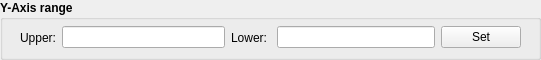
     <widget class="QGroupBox" name="groupBox_plotyAxisRange">
      <property name="geometry">
       <rect>
        <x>220</x>
        <y>460</y>
        <width>541</width>
        <height>60</height>
       </rect>
      </property>
      <property name="font">
       <font>
        <weight>75</weight>
        <bold>true</bold>
       </font>
      </property>
      <property name="title">
       <string>Y-Axis range</string>
      </property>
      <widget class="QWidget" name="layoutWidget">
       <property name="geometry">
        <rect>
         <x>20</x>
         <y>25</y>
         <width>501</width>
         <height>25</height>
        </rect>
       </property>
       <layout class="QHBoxLayout" name="horizontalLayout_11">
        <item>
         <layout class="QHBoxLayout" name="horizontalLayout_8">
          <item>
           <widget class="QLabel" name="label_yMax">
            <property name="font">
             <font>
              <weight>50</weight>
              <bold>false</bold>
             </font>
            </property>
            <property name="text">
             <string>Upper:</string>
            </property>
           </widget>
          </item>
          <item>
           <widget class="QLineEdit" name="lineEdit_yUpperLimit">
            <property name="font">
             <font>
              <weight>50</weight>
              <bold>false</bold>
             </font>
            </property>
            <property name="alignment">
             <set>Qt::AlignRight|Qt::AlignTrailing|Qt::AlignVCenter</set>
            </property>
           </widget>
          </item>
         </layout>
        </item>
        <item>
         <layout class="QHBoxLayout" name="horizontalLayout_10">
          <item>
           <widget class="QLabel" name="label_yMin">
            <property name="font">
             <font>
              <weight>50</weight>
              <bold>false</bold>
             </font>
            </property>
            <property name="text">
             <string>Lower: </string>
            </property>
           </widget>
          </item>
          <item>
           <widget class="QLineEdit" name="lineEdit_yLowerLimit">
            <property name="font">
             <font>
              <weight>50</weight>
              <bold>false</bold>
             </font>
            </property>
            <property name="layoutDirection">
             <enum>Qt::LeftToRight</enum>
            </property>
            <property name="alignment">
             <set>Qt::AlignRight|Qt::AlignTrailing|Qt::AlignVCenter</set>
            </property>
           </widget>
          </item>
         </layout>
        </item>
        <item>
         <widget class="QPushButton" name="pushButton_ySet">
          <property name="font">
           <font>
            <weight>50</weight>
            <bold>false</bold>
           </font>
          </property>
          <property name="text">
           <string>Set</string>
          </property>
         </widget>
        </item>
       </layout>
      </widget>
     </widget>
